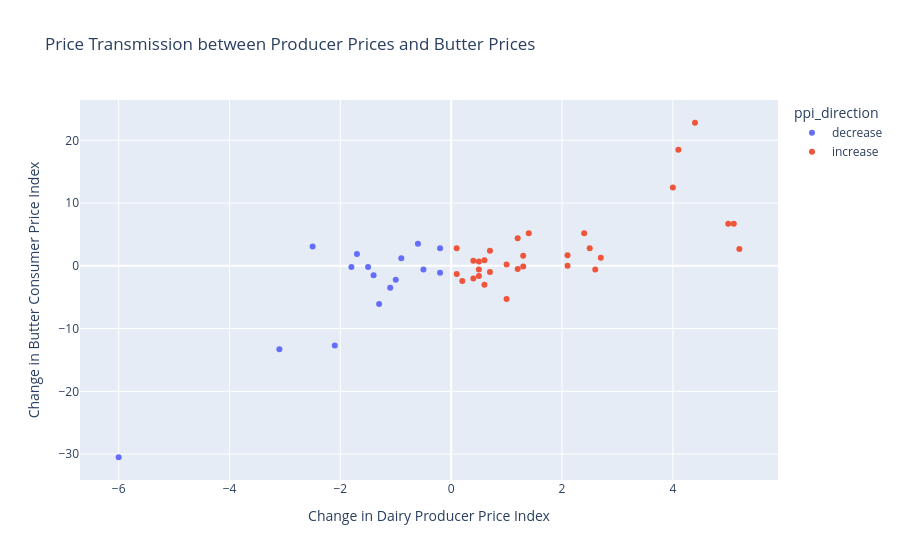

Write notebook code for a chart like this one.
### Code cell
# Visualisierung 
fig = px.scatter(
    merged_df,
    x="ppi_change",
    y="butter_change",
    color="ppi_direction",
    title="Price Transmission between Producer Prices and Butter Prices",
    labels={
        "ppi_change": "Change in Dairy Producer Price Index",
        "butter_change": "Change in Butter Consumer Price Index"
    }
)

fig.show()

### Figure 1 — Plotly figure (JSON) as saved in the notebook; plotly's stock layout.template omitted (floating-point values rounded to 4 significant figures)
{"data": [{"hovertemplate": "ppi_direction=decrease<br>Change in Dairy Producer Price Index=%{x}<br>Change in Butter Consumer Price Index=%{y}<extra></extra>", "legendgroup": "decrease", "marker": {"color": "#636efa", "symbol": "circle"}, "mode": "markers", "name": "decrease", "orientation": "v", "showlegend": true, "type": "scatter", "x": [NaN, -0.5, -1.8, -1.5, -0.2, -0.2, -0.6, -2.5, -3.1, -6.0, -2.1, -1.3, -1.0, -1.4, -1.7, -1.1, -0.9], "xaxis": "x", "y": [NaN, -0.6, -0.2, -0.2, 2.8, -1.1, 3.5, 3.1, -13.3, -30.5, -12.7, -6.1, -2.2, -1.5, 1.9, -3.5, 1.2], "yaxis": "y"}, {"hovertemplate": "ppi_direction=increase<br>Change in Dairy Producer Price Index=%{x}<br>Change in Butter Consumer Price Index=%{y}<extra></extra>", "legendgroup": "increase", "marker": {"color": "#EF553B", "symbol": "circle"}, "mode": "markers", "name": "increase", "orientation": "v", "showlegend": true, "type": "scatter", "x": [0.5, 0.4, 1.0, 0.5, 0.6, 0.1, 0.2, 1.2, 0.7, 0.6, 1.3, 1.3, 0.4, 1.0, 2.1, 4.0, 2.4, 5.0, 2.6, 2.7, 4.4, 4.1, 5.1, 5.2, 2.5, 2.1, 1.2, 0.7, 0.1, 1.4, 0.5], "xaxis": "x", "y": [-1.6, -2.0, 0.2, 0.7, -3.0, -1.3, -2.4, 4.4, 2.4, 0.9, 1.6, -0.1, 0.8, -5.3, 0.0, 12.5, 5.2, 6.7, -0.6, 1.3, 22.8, 18.5, 6.7, 2.7, 2.8, 1.7, -0.5, -1.0, 2.8, 5.2, -0.6], "yaxis": "y"}], "layout": {"legend": {"title": {"text": "ppi_direction"}, "tracegroupgap": 0}, "title": {"text": "Price Transmission between Producer Prices and Butter Prices"}, "xaxis": {"anchor": "y", "domain": [0, 1], "title": {"text": "Change in Dairy Producer Price Index"}}, "yaxis": {"anchor": "x", "domain": [0, 1], "title": {"text": "Change in Butter Consumer Price Index"}}}}
